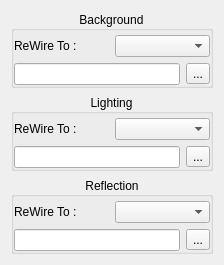
                <widget class="QWidget" name="ReWire_page" >
                 <property name="geometry" >
                  <rect>
                   <x>0</x>
                   <y>0</y>
                   <width>224</width>
                   <height>240</height>
                  </rect>
                 </property>
                 <attribute name="label" >
                  <string>ReWire Components</string>
                 </attribute>
                 <layout class="QGridLayout" name="ReWire_gridLayout" >
                  <item row="1" column="0" >
                   <widget class="QGroupBox" name="Lighting_groupBox" >
                    <property name="title" >
                     <string>Lighting</string>
                    </property>
                    <property name="alignment" >
                     <set>Qt::AlignCenter</set>
                    </property>
                    <property name="flat" >
                     <bool>true</bool>
                    </property>
                    <layout class="QGridLayout" name="Lighting_gridLayout" >
                     <property name="leftMargin" >
                      <number>0</number>
                     </property>
                     <property name="topMargin" >
                      <number>4</number>
                     </property>
                     <property name="rightMargin" >
                      <number>0</number>
                     </property>
                     <property name="bottomMargin" >
                      <number>0</number>
                     </property>
                     <item row="0" column="0" >
                      <widget class="QLabel" name="Lighting_label" >
                       <property name="text" >
                        <string>ReWire To :</string>
                       </property>
                      </widget>
                     </item>
                     <item row="0" column="1" >
                      <widget class="QComboBox" name="Lighting_comboBox" />
                     </item>
                     <item row="1" column="0" colspan="2" >
                      <layout class="QHBoxLayout" name="Lighting_horizontalLayout" >
                       <item>
                        <widget class="QLineEdit" name="Lighting_Path_lineEdit" >
                         <property name="statusTip" >
                          <string>sIBL Edit Path LineEdit : sIBL Edit Path.</string>
                         </property>
                        </widget>
                       </item>
                       <item>
                        <widget class="QToolButton" name="Lighting_Path_toolButton" >
                         <property name="text" >
                          <string>...</string>
                         </property>
                         <property name="popupMode" >
                          <enum>QToolButton::DelayedPopup</enum>
                         </property>
                        </widget>
                       </item>
                      </layout>
                     </item>
                    </layout>
                   </widget>
                  </item>
                  <item row="3" column="0" >
                   <widget class="QGroupBox" name="Reflection_groupBox" >
                    <property name="title" >
                     <string>Reflection</string>
                    </property>
                    <property name="alignment" >
                     <set>Qt::AlignCenter</set>
                    </property>
                    <property name="flat" >
                     <bool>true</bool>
                    </property>
                    <layout class="QGridLayout" name="Reflection_gridLayout" >
                     <property name="leftMargin" >
                      <number>0</number>
                     </property>
                     <property name="topMargin" >
                      <number>4</number>
                     </property>
                     <property name="rightMargin" >
                      <number>0</number>
                     </property>
                     <property name="bottomMargin" >
                      <number>0</number>
                     </property>
                     <item row="0" column="0" >
                      <widget class="QLabel" name="Reflection_label" >
                       <property name="text" >
                        <string>ReWire To :</string>
                       </property>
                      </widget>
                     </item>
                     <item row="0" column="1" >
                      <widget class="QComboBox" name="Reflection_comboBox" />
                     </item>
                     <item row="1" column="0" colspan="2" >
                      <layout class="QHBoxLayout" name="Reflection_horizontalLayout" >
                       <item>
                        <widget class="QLineEdit" name="Reflection_Path_lineEdit" >
                         <property name="statusTip" >
                          <string>sIBL Edit Path LineEdit : sIBL Edit Path.</string>
                         </property>
                        </widget>
                       </item>
                       <item>
                        <widget class="QToolButton" name="Reflection_Path_toolButton" >
                         <property name="text" >
                          <string>...</string>
                         </property>
                         <property name="popupMode" >
                          <enum>QToolButton::DelayedPopup</enum>
                         </property>
                        </widget>
                       </item>
                      </layout>
                     </item>
                    </layout>
                   </widget>
                  </item>
                  <item row="0" column="0" >
                   <widget class="QGroupBox" name="Background_groupBox" >
                    <property name="title" >
                     <string>Background</string>
                    </property>
                    <property name="alignment" >
                     <set>Qt::AlignCenter</set>
                    </property>
                    <property name="flat" >
                     <bool>true</bool>
                    </property>
                    <layout class="QGridLayout" name="Background_gridLayout" >
                     <property name="leftMargin" >
                      <number>0</number>
                     </property>
                     <property name="topMargin" >
                      <number>4</number>
                     </property>
                     <property name="rightMargin" >
                      <number>0</number>
                     </property>
                     <property name="bottomMargin" >
                      <number>0</number>
                     </property>
                     <item row="0" column="0" >
                      <widget class="QLabel" name="Background_label" >
                       <property name="text" >
                        <string>ReWire To :</string>
                       </property>
                      </widget>
                     </item>
                     <item row="0" column="1" >
                      <widget class="QComboBox" name="Background_comboBox" />
                     </item>
                     <item row="1" column="0" colspan="2" >
                      <layout class="QHBoxLayout" name="Background_horizontalLayout" >
                       <item>
                        <widget class="QLineEdit" name="Background_Path_lineEdit" >
                         <property name="statusTip" >
                          <string>sIBL Edit Path LineEdit : sIBL Edit Path.</string>
                         </property>
                        </widget>
                       </item>
                       <item>
                        <widget class="QToolButton" name="Background_Path_toolButton" >
                         <property name="text" >
                          <string>...</string>
                         </property>
                         <property name="popupMode" >
                          <enum>QToolButton::DelayedPopup</enum>
                         </property>
                        </widget>
                       </item>
                      </layout>
                     </item>
                    </layout>
                   </widget>
                  </item>
                 </layout>
                </widget>
